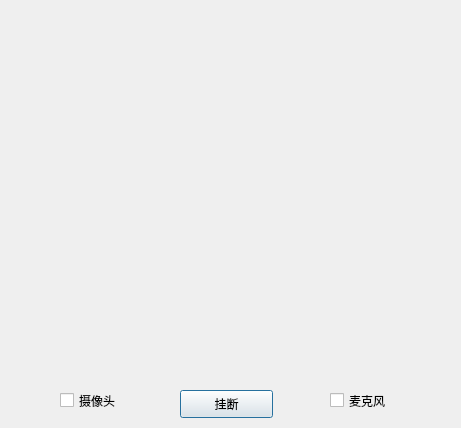
<?xml version="1.0" encoding="UTF-8"?>
<ui version="4.0">
 <class>VideoAudioDialog</class>
 <widget class="QDialog" name="VideoAudioDialog">
  <property name="geometry">
   <rect>
    <x>0</x>
    <y>0</y>
    <width>461</width>
    <height>428</height>
   </rect>
  </property>
  <property name="windowTitle">
   <string>Dialog</string>
  </property>
  <widget class="QPushButton" name="pb_poweroff">
   <property name="geometry">
    <rect>
     <x>180</x>
     <y>390</y>
     <width>93</width>
     <height>28</height>
    </rect>
   </property>
   <property name="text">
    <string>挂断</string>
   </property>
  </widget>
  <widget class="QLabel" name="lb_image">
   <property name="geometry">
    <rect>
     <x>10</x>
     <y>10</y>
     <width>441</width>
     <height>371</height>
    </rect>
   </property>
   <property name="styleSheet">
    <string notr="true"/>
   </property>
   <property name="text">
    <string/>
   </property>
   <property name="pixmap">
    <pixmap resource="resources.qrc">:/tupian/audio.png</pixmap>
   </property>
   <property name="scaledContents">
    <bool>true</bool>
   </property>
  </widget>
  <widget class="QLabel" name="lb_minImg">
   <property name="geometry">
    <rect>
     <x>310</x>
     <y>20</y>
     <width>131</width>
     <height>101</height>
    </rect>
   </property>
   <property name="text">
    <string/>
   </property>
   <property name="scaledContents">
    <bool>true</bool>
   </property>
  </widget>
  <widget class="QCheckBox" name="cb_audio">
   <property name="geometry">
    <rect>
     <x>330</x>
     <y>390</y>
     <width>71</width>
     <height>21</height>
    </rect>
   </property>
   <property name="text">
    <string>麦克风</string>
   </property>
  </widget>
  <widget class="QCheckBox" name="cb_video">
   <property name="geometry">
    <rect>
     <x>60</x>
     <y>390</y>
     <width>91</width>
     <height>21</height>
    </rect>
   </property>
   <property name="text">
    <string>摄像头</string>
   </property>
  </widget>
 </widget>
 <resources>
  <include location="resources.qrc"/>
 </resources>
 <connections/>
</ui>
